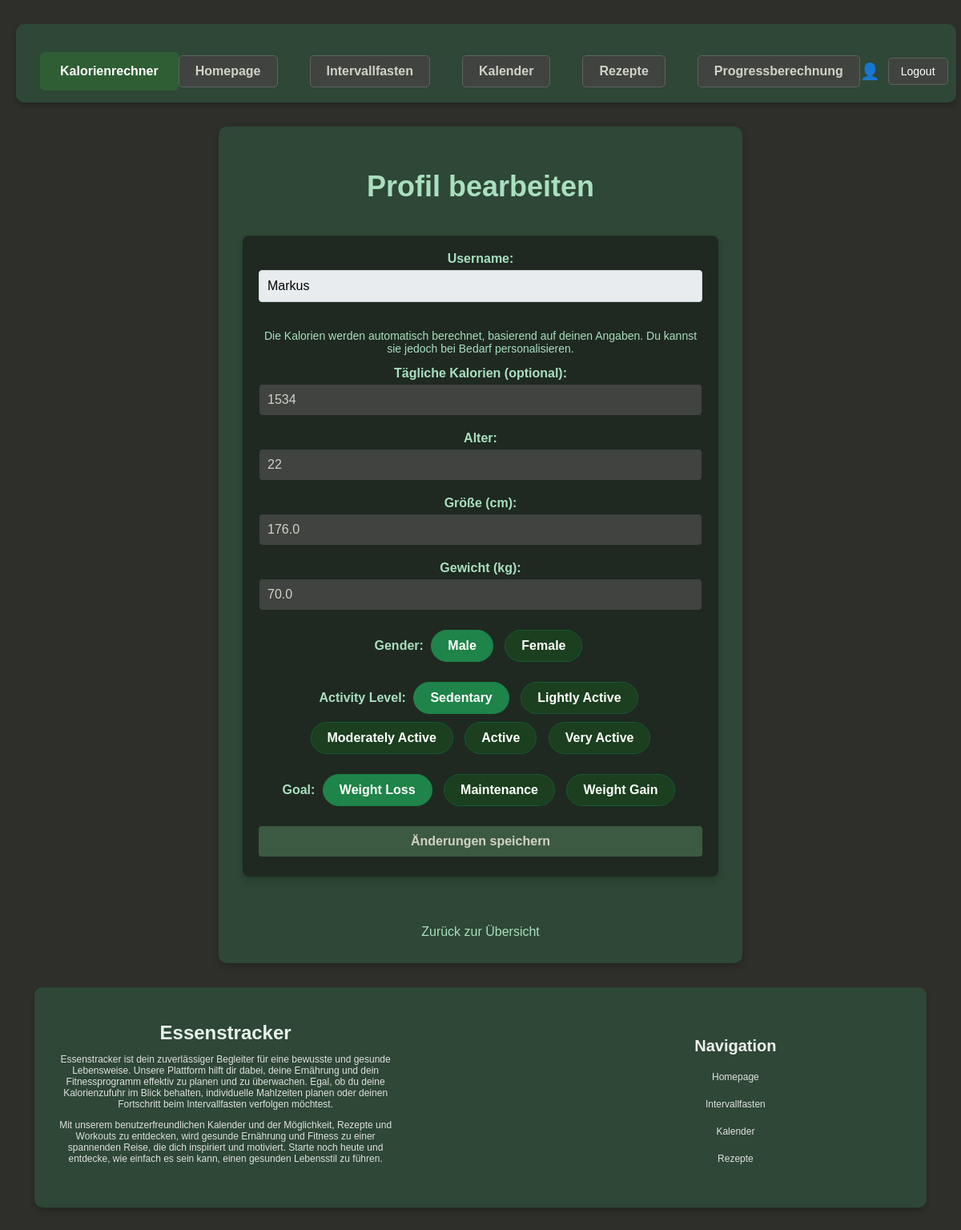
The page /trackerapp/edit-profile/ (signed in) on the database as committed earlier.
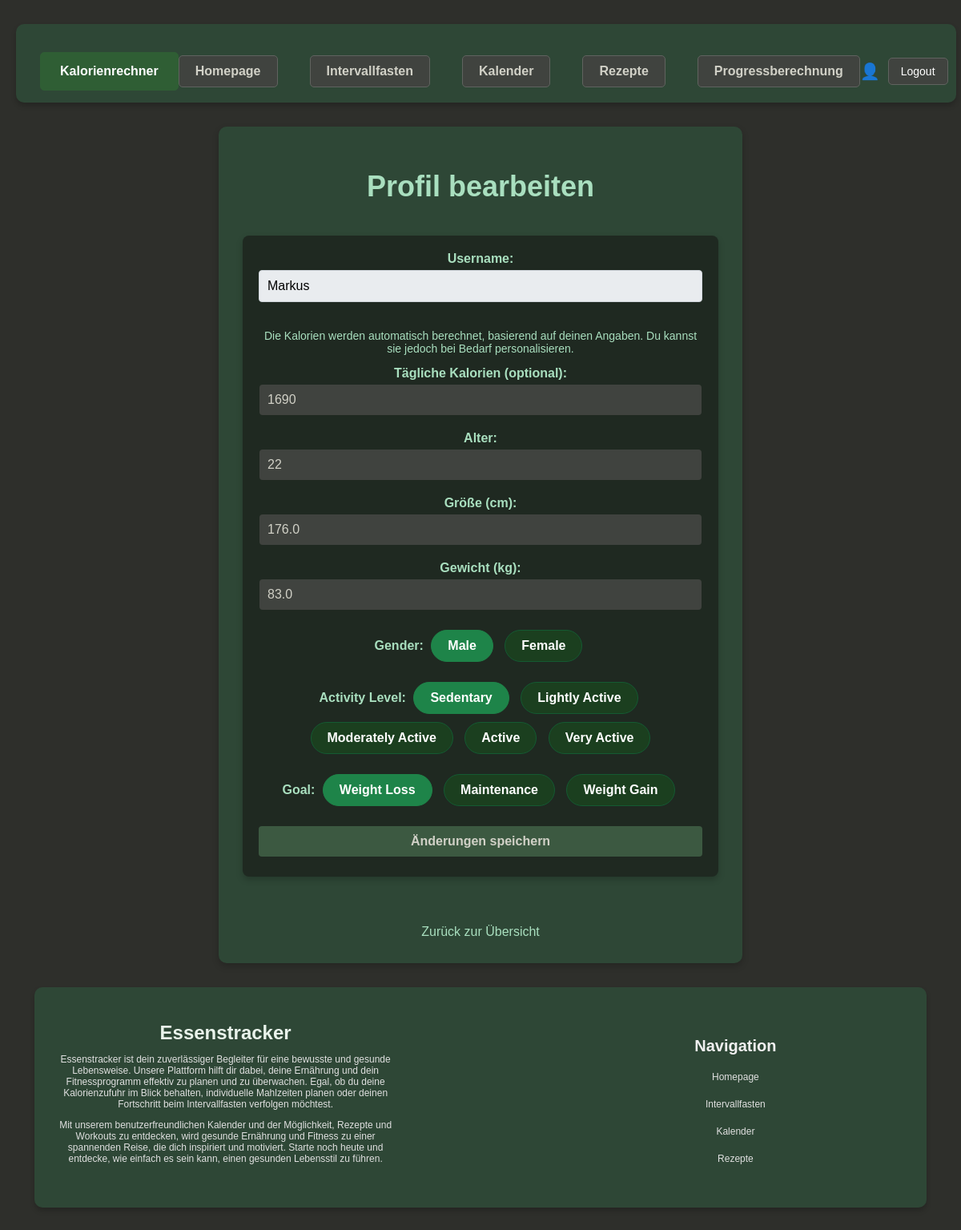
The same page on the database as committed later.
### trackerapp/models.py (models this page shows, shortened)
class UserProfile(models.Model):
    user = models.OneToOneField(User, on_delete=models.CASCADE)
    GENDER_CHOICES = [
        ('M', 'Male'),
        ('F', 'Female'),
    ]
    ACTIVITY_CHOICES = [
        ('sedentary', 'Sedentary'),
        ('light', 'Lightly Active'),
        ('moderate', 'Moderately Active'),
        ('active', 'Active'),
        ('very_active', 'Very Active'),
    ]
    GOAL_CHOICES = [
        ('weight_loss', 'Weight Loss'),
        ('maintenance', 'Maintenance'),
        ('weight_gain', 'Weight Gain'),
    ]
    age = models.PositiveIntegerField(default=25)
    gender = models.CharField(max_length=1, choices=GENDER_CHOICES, default='M')
    height = models.FloatField(default=170.0, help_text="Height in cm")
    weight = models.FloatField(default=70.0, help_text="Weight in kg")
    activity = models.CharField(max_length=20, choices=ACTIVITY_CHOICES, default='sedentary')
    goal = models.CharField(max_length=20, choices=GOAL_CHOICES, default='maintenance')
    daily_calories = models.PositiveIntegerField(default=2000)
    daily_carbohydrates = models.PositiveIntegerField(default=250, help_text="Daily Carbohydrates in grams")
    daily_proteins = models.PositiveIntegerField(default=75, help_text="Daily Proteins in grams")
    daily_fats = models.PositiveIntegerField(default=70, help_text="Daily Fats in grams")

### trackerapp/views.py (the view)
# urls.py: path('trackerapp/edit-profile/', trackerapp_views.edit_profile, name='edit_profile'),
@login_required
def edit_profile(request):
    try:
        user_profile = UserProfile.objects.get(user=request.user)
        if request.method == 'POST':
            form = UserProfileForm(request.POST, instance=user_profile)
            if form.is_valid():
                form.save()
                daily_calories = user_profile.daily_calories
                carbohydrates = user_profile.daily_carbohydrates
                protein = user_profile.daily_proteins
                fat = user_profile.daily_fats
                daily_food_entry = DailyFood.objects.filter(user=request.user, day=now().date()).first()
                if not daily_food_entry:
                    DailyFood.objects.create(
                        user=request.user,
                        day=now().date(),
                        daily_calorie_target=daily_calories,
                        carbohydrates=carbohydrates,
                        protein=protein,
                        fat=fat,
                        calories_eaten=0,
                        fat_eaten=0,
                        carbohydrates_eaten=0,
                        protein_eaten=0,
                        calories_burned=0,
                        calorie_result=0,
                    )
                else:
                    daily_food_entry.daily_calorie_target = daily_calories
                    daily_food_entry.carbohydrates = carbohydrates
                    daily_food_entry.protein = protein
                    daily_food_entry.fat = fat
                    daily_food_entry.save()
                messages.success(request, 'Profil erfolgreich aktualisiert und DailyFood-Werte gespeichert!')
                return redirect('trackerapp')
        else:
            form = UserProfileForm(instance=user_profile)
    except UserProfile.DoesNotExist:
        form = UserProfileForm()
    return render(request, 'edit_profile.html', {'form': form})

### trackerapp/forms.py
class UserProfileForm(forms.ModelForm):
    class Meta:
        model = UserProfile
        fields = ['age', 'gender', 'height', 'weight', 'activity', 'goal', 'daily_calories']
        widgets = {
            'gender': forms.RadioSelect,
            'activity': forms.RadioSelect,
            'goal': forms.RadioSelect,
        }
        labels = {
            'age': 'Alter',
            'gender': 'Geschlecht',
            'height': 'Größe (cm)',
            'weight': 'Gewicht (kg)',
            'activity': 'Aktivitätslevel',
            'goal': 'Ziel',
            'daily_calories': 'Tägliche Kalorien (optional)',
        }
    def __init__(self, *args, **kwargs):
        super().__init__(*args, **kwargs)
        self.fields['gender'].choices = [
            (choice[0], choice[1]) for choice in self.fields['gender'].choices if choice[0] != ''
        ]
        self.fields['activity'].choices = [
            (choice[0], choice[1]) for choice in self.fields['activity'].choices if choice[0] != ''
        ]
        self.fields['goal'].choices = [
            (choice[0], choice[1]) for choice in self.fields['goal'].choices if choice[0] != ''
        ]

### trackerapp/templates/edit_profile.html (shortened to what this page needs)
{% extends 'base.html' %}
{% block content %}
<div class="container">
    <h1>Profil bearbeiten</h1>
    <form method="POST">
        <div>
            <label for="username">Username:</label>
            <input type="text" id="username" name="username" value="{{ form.username.initial|default:user.username }}" class="readonly" readonly>
        </div>
        <div>
            <p style="font-size: 14px; color: #A9DFBF;">
                Die Kalorien werden automatisch berechnet, basierend auf deinen Angaben. Du kannst sie jedoch bei Bedarf personalisieren.
            </p>
            {{ form.daily_calories.label_tag }}
            {{ form.daily_calories }}
        </div>
        <div>
            {{ form.age.label_tag }}
            {{ form.age }}
        </div>
        <div>
            {{ form.height.label_tag }}
            {{ form.height }}
        </div>
        <div>
            {{ form.weight.label_tag }}
            {{ form.weight }}
        </div>
        <div class="chip-group">
            <label>Gender:</label>
            {% for choice in form.gender.field.choices %}
                <label for="gender_{{ forloop.counter }}" class="chip">{{ choice.1 }}</label>
            {% endfor %}
        </div>
        <div class="chip-group">
            <label>Activity Level:</label>
            {% for choice in form.activity.field.choices %}
                <label for="activity_{{ forloop.counter }}" class="chip">{{ choice.1 }}</label>
            {% endfor %}
        </div>
        <div class="chip-group">
            <label>Goal:</label>
            {% for choice in form.goal.field.choices %}
                <label for="goal_{{ forloop.counter }}" class="chip">{{ choice.1 }}</label>
            {% endfor %}
        </div>
        <button type="submit">Änderungen speichern</button>
    </form>
    <a href="{% url 'trackerapp' %}">Zurück zur Übersicht</a>
</div>
{% endblock %}

Rows that differ between the two databases and show on the page:
changed UserProfile: daily_calories "1534" → "1690"; weight "70.0" → "83.0"
